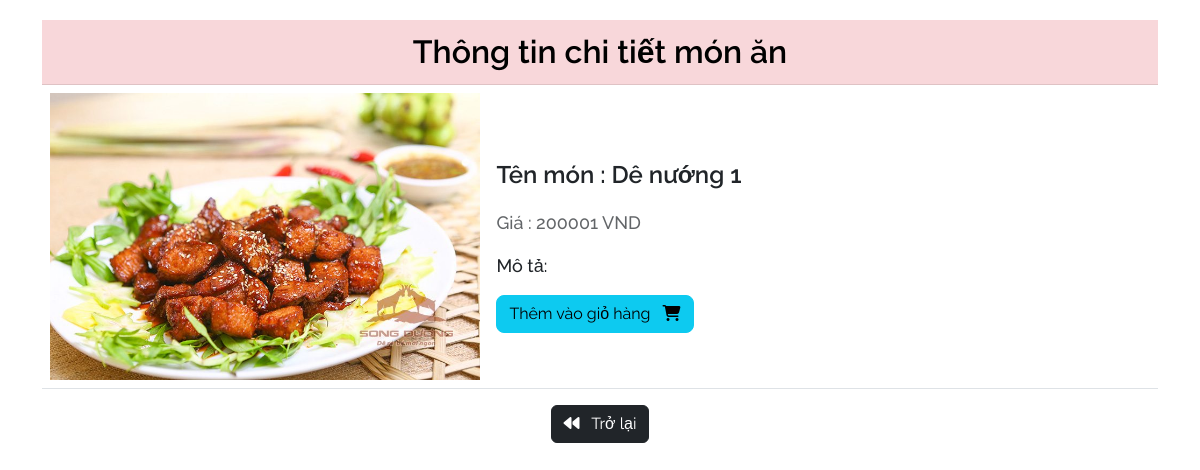
Screenshot of /user/chitietmonan.php?id=7 with the database file from the repository.
### tables this page shows
CREATE TABLE `monan` (
  `ID` int(10) NOT NULL,
  `tenMon` text DEFAULT NULL,
  `hinhAnh` varchar(100) NOT NULL,
  `mota` varchar(200) NOT NULL,
  `giaMon` float DEFAULT NULL
);

### user/chitietmonan.php (the view, shortened to what this page needs)
<!DOCTYPE html>
<html lang="en">
<head>
    <link rel="stylesheet" href="https://cdnjs.cloudflare.com/ajax/libs/font-awesome/6.0.0-beta3/css/all.min.css">
    <link href="css/all.min.css" rel="stylesheet">
		<link href="css/bootstrap.min.css" rel="stylesheet">
		<link href="css/main.css" rel="stylesheet">
</head>
<body>
    <div class="container" style="margin-top:20px">
    <?php
        include("/xampp/htdocs/myproject/connectDataBase.php");
        $id=$_GET['id'];
        $sql="SELECT * from monan where ID=$id";
        $rs=mysqli_query($con,$sql);
        $row=mysqli_fetch_assoc($rs);
    ?>
    <table class="table">
        <thead class="table-danger">
        <tr class="text-center">
            <th colspan="2" style="font-size: 32px; font-weight: 600;">Thông tin chi tiết món ăn</th>
        </tr>
        </thead>
        <tbody>
        <tr rowspan="2">
            <td width="40%"><img style="width:100%" src="image/<?=$row['hinhAnh']?>"></td>
            <td>
                <p style="margin-top: 64px; font-size: 24px; font-weight: 600;">Tên món : <?=$row['tenMon']?></p>
                <p style="font-size: 18px; font-weight: 500; opacity: 0.7">Giá : <?=$row['giaMon']?> VND</p>
                <p style="font-size: 18px; font-weight: 500;">Mô tả: <?=$row['mota']?></p>
                <a href="giohang.php?id=<?=$row['ID']?>&tenMon=<?=$row['tenMon']?>&gia=<?=$row['giaMon']?>" class="product-icon btn btn-info">
                    Thêm vào giỏ hàng <i class="fa fa-shopping-cart ms-2" aria-hidden="true"></i>
                </a>
            </td>
        </tr>
        </tbody>
        </table>
        <div style="text-align: center;"><a href="trangchu.php" ><button class="btn btn-dark"><i class="fa-solid fa-backward me-2"></i> Trở lại</button></a></div></div>
</body>
</html>

### user/css/main.css (style rules this page uses)
body { font-family: 'Raleway', sans-serif; }

### user/chitietmonan.php (style rules this page uses)
.product-icon { border-radius:8px; }

### rows the page displays
monan: hinhAnh (picture), tenMon "Dê nướng 1", giaMon "200001"
